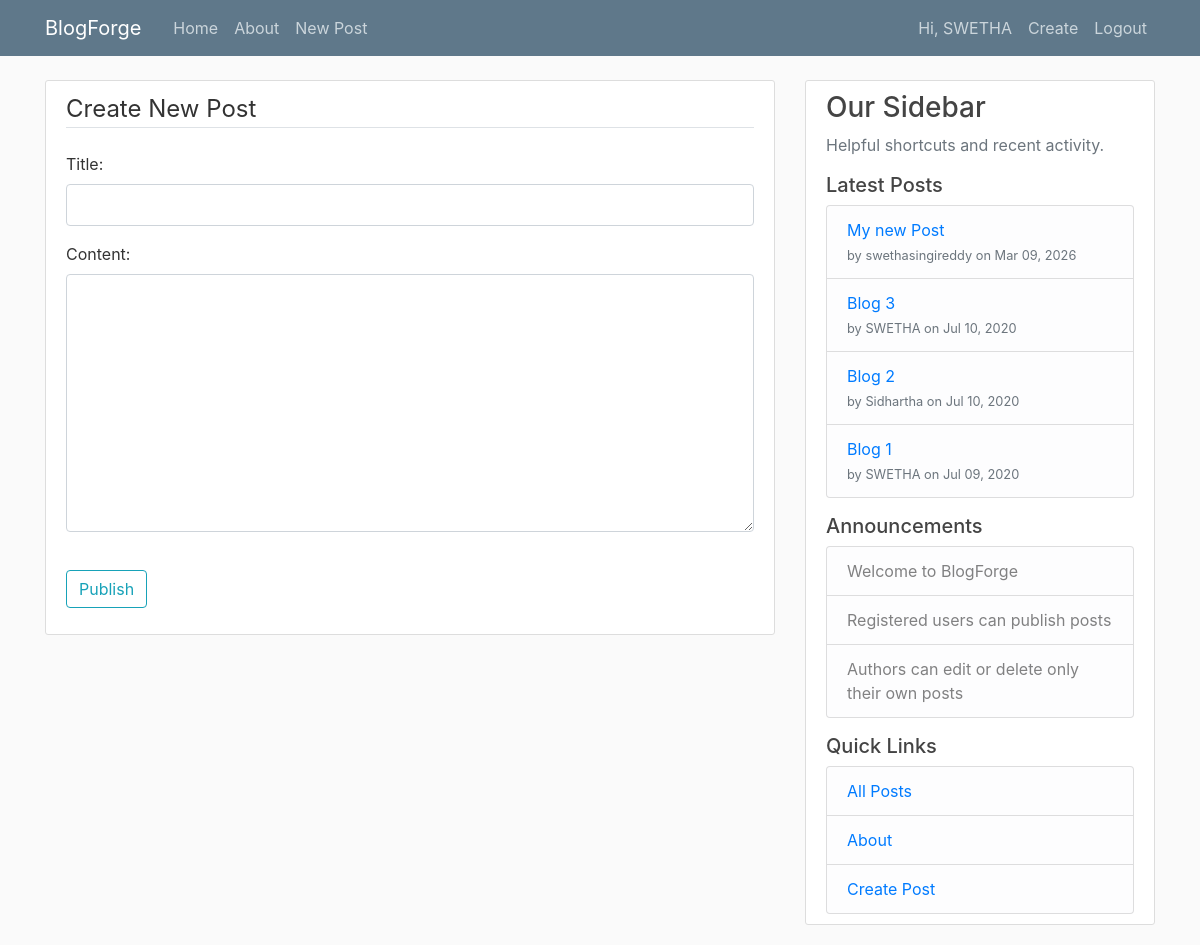
The app's page /post/new/ (signed in) with its own data.
### sweblog/models.py (models this page shows, shortened)
class Post(models.Model):
    title = models.CharField(max_length=100)
    content = models.TextField()
    date_posted = models.DateTimeField(default=timezone.now)
    author = models.ForeignKey(User, on_delete=models.CASCADE)
    class Meta:
        ordering = ['-date_posted']

### sweblog/views.py (the view, shortened to what this page needs)
# urls.py: path('post/new/', PostCreateView.as_view(), name='post-create'),
class PostCreateView(LoginRequiredMixin, CreateView):
    model = Post
    fields = ['title', 'content']
    template_name = 'sweblog/post_form.html'
    def get_context_data(self, **kwargs):
        context = super().get_context_data(**kwargs)
        context.update(sidebar_context())
        context['form_title'] = 'Create New Post'
        context['submit_label'] = 'Publish'
        return context

### sweblog/views.py (called while the page is built)
def sidebar_context():
    latest_posts = Post.objects.select_related('author').order_by('-date_posted')[:5]
    return {
        'latest_posts': latest_posts,
        'announcements': [
            'Welcome to BlogForge',
            'Registered users can publish posts',
            'Authors can edit or delete only their own posts',
        ],
        'quick_links': [
            {'label': 'All Posts', 'url_name': 'blog-home'},
            {'label': 'About', 'url_name': 'blog-about'},
            {'label': 'Create Post', 'url_name': 'post-create'},
        ],
    }

### sweblog/templates/sweblog/post_form.html (shortened to what this page needs)
{% extends "sweblog/base.html" %}
{% block content %}
<div class="content-section">
  <form method="POST">
    <fieldset class="form-group">
      <legend class="border-bottom mb-4">{{ form_title }}</legend>
      {{ form.as_p }}
    </fieldset>
    <div class="form-group">
      <button class="btn btn-outline-info" type="submit">{{ submit_label }}</button>
    </div>
  </form>
</div>
{% endblock content %}

### sweblog/templates/sweblog/base.html (shortened to what this page needs)
{% load static %}
<!DOCTYPE html>
<html>
<head>
    <link rel="stylesheet" href="https://maxcdn.bootstrapcdn.com/bootstrap/4.0.0/css/bootstrap.min.css">
    <link rel="stylesheet" type="text/css" href="{% static 'sweblog/main.css' %}">
</head>
<body>
<header class="site-header">
  <nav class="navbar navbar-expand-md navbar-dark bg-steel fixed-top">
    <div class="container">
      <a class="navbar-brand mr-4" href="{% url 'blog-home' %}">BlogForge</a>
      <div class="collapse navbar-collapse" id="navbarToggle">
        <div class="navbar-nav mr-auto">
          <a class="nav-item nav-link" href="{% url 'blog-home' %}">Home</a>
          <a class="nav-item nav-link" href="{% url 'blog-about' %}">About</a>
          <a class="nav-item nav-link" href="{% url 'post-create' %}">New Post</a>
        </div>
        <div class="navbar-nav">
          {% if user.is_authenticated %}
            <span class="navbar-text mr-2">Hi, {{ user.username }}</span>
            <a class="nav-item nav-link" href="{% url 'post-create' %}">Create</a>
            <a class="nav-item nav-link" href="{% url 'logout' %}">Logout</a>
          {% else %}
            <a class="nav-item nav-link" href="{% url 'login' %}">Login</a>
            <a class="nav-item nav-link" href="{% url 'register' %}">Register</a>
          {% endif %}
        </div>
      </div>
    </div>
  </nav>
</header>
<main role="main" class="container">
  <div class="row">
    <div class="col-md-8">
      {% block content %}{% endblock %}
    </div>
    <div class="col-md-4">
      <div class="content-section">
        <h3>Our Sidebar</h3>
        <p class="text-muted">Helpful shortcuts and recent activity.</p>
        <h5>Latest Posts</h5>
        <ul class="list-group mb-3">
          {% for latest_post in latest_posts %}
            <li class="list-group-item list-group-item-light">
              <a href="{% url 'post-detail' latest_post.pk %}">{{ latest_post.title }}</a><br>
              <small class="text-muted">by {{ latest_post.author }} on {{ latest_post.date_posted|date:"M d, Y" }}</small>
            </li>
          {% empty %}
            <li class="list-group-item list-group-item-light">No posts yet.</li>
          {% endfor %}
        </ul>
        <h5>Announcements</h5>
        <ul class="list-group mb-3">
          {% for announcement in announcements %}
            <li class="list-group-item list-group-item-light">{{ announcement }}</li>
          {% endfor %}
        </ul>
        <h5>Quick Links</h5>
        <ul class="list-group">
          {% for link in quick_links %}
            <li class="list-group-item list-group-item-light"><a href="{% url link.url_name %}">{{ link.label }}</a></li>
          {% endfor %}
        </ul>
      </div>
    </div>
  </div>
</main>
</body>
</html>

### sweblog/static/sweblog/main.css (style rules this page uses)
body { background: #fafafa; color: #333333; margin-top: 5rem; }
h1, h2, h3, h4, h5, h6 { color: #444444; }
ul { margin: 0; }
.bg-steel { background-color: #5f788a; }
.site-header .navbar-nav .nav-link, .site-header .navbar-text { color: #cbd5db; }
.content-section { background: #ffffff; padding: 10px 20px; border: 1px solid #dddddd; border-radius: 3px; margin-bottom: 20px; }
textarea, input[type="text"], input[type="password"], input[type="email"] { width: 100%; border: 1px solid #ced4da; border-radius: .25rem; padding: .5rem .75rem; }

### records on screen
Post: title "My new Post", author "swethasingireddy", date_posted "Mar 09, 2026"
Post: title "Blog 3", author "SWETHA", date_posted "Jul 10, 2020"
Post: title "Blog 2", author "Sidhartha", date_posted "Jul 10, 2020"
Post: title "Blog 1", author "SWETHA", date_posted "Jul 09, 2020"

### other values on screen
{{ user.username }} "SWETHA"
{{ submit_label }} "Publish"
{{ announcement }} "Welcome to BlogForge" "Registered users can publish posts" "Authors can edit or delete only their own posts"
{{ link.label }} "All Posts" "About" "Create Post"
